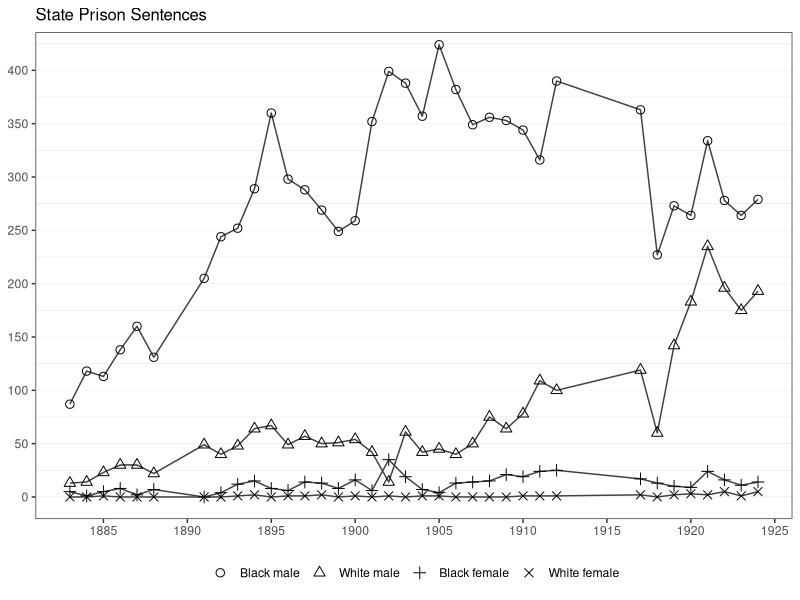
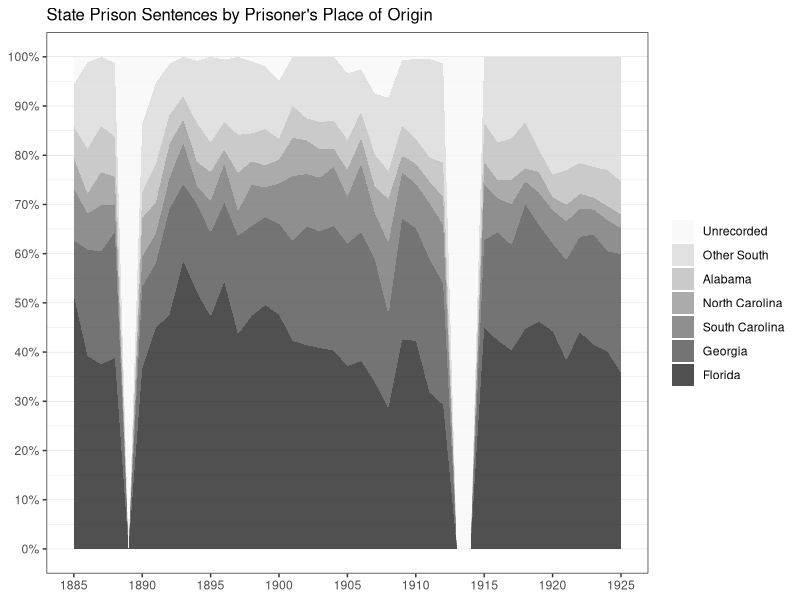

Recreate these plots in R, in order.

#
##
### visualize state prisoner demographics
##
#

## load packages ====

library(tidyverse)
library(gridExtra)

## load data ====

penal_data <- read_csv("data/prisoner_char.csv")

# state prison sentences by race and gender, 1883-1925 ====

sentencing_plot <- penal_data %>%
  gather(key = rage, value = prisoners, -year) %>%
  mutate(rage = 
          factor(rage, ordered = TRUE, 
          levels = c("black_male", "white_male", "black_female", "white_female"))
         ) %>%
  filter(year > 1882 & year < 1925) %>%
  na.omit() %>%
 ggplot( aes(year, prisoners, group = rage)) +
  geom_line( aes(year, prisoners, colour=rage), 
            lwd = .5,
            show.legend = FALSE,
            stat="identity") +
  geom_point(aes(year, prisoners, shape = rage),
             col = "black",
             size = 2.5) +
  scale_x_continuous(breaks = seq(1885, 1925, 5), 
                     labels=seq(1885, 1925, 5),
                     name = NULL) +
  scale_y_continuous(breaks = seq(0, 500, 50),
    name = NULL) +
  ggtitle("State Prison Sentences") +
  theme_bw() +
  theme(axis.title = element_text(size=11),
        panel.grid.major.x = element_blank(), 
        panel.grid.minor.x  = element_blank(),
        panel.grid.major.y = element_line( size=.05, color="grey" ),
        plot.title = element_text(size=12), 
        plot.caption = element_text(size = 8, hjust=0.5),
        legend.position = "bottom",
        legend.title = element_blank()) +
  coord_cartesian(ylim = c(0, 415))  +
  scale_shape_manual(breaks = c("black_male", "white_male", 
                                "black_female", "white_female"),
                     labels = c("Black male", "White male",
                                "Black female", "White female"),
                     values = 1:4) +
  scale_color_manual(values = rep("gray25", 4)) 
  
ggsave("figures/figure1-sentences-by-race-gender.png", 
       sentencing_plot,
       width = 7.5, 
       height = 6, 
       dpi = 650)

# sentences by prisoner place of origin ====

origins <- dplyr::select(penal_data,
              year, florida, alabama, georgia, northcarolina, southcarolina,
              other_south, other_regioncountry, not_given) %>%
  mutate(other = other_south + other_regioncountry) %>%
  dplyr::select(-c(other_regioncountry, other_south))

year.col <- which(names(origins)=="year")
total_sents <- rowSums(origins[, -year.col], na.rm=T)
origins[, -year.col] <- purrr::map_df(origins[,-year.col], function(x){
  x/total_sents
} )

place_plot <- origins %>%
  tidyr::gather(key = origin, value = sentences, -year) %>%
  mutate(origin = factor(origin, ordered = TRUE,
                         levels = c("florida",
                                    "georgia",
                                    "southcarolina",
                                    "northcarolina",
                                    "alabama",
                                    "other",
                                    "not_given"))) %>%
  ggplot() +
  geom_area(aes(year, sentences, fill = origin),
            stat="identity",
            alpha = .8,
            position = position_stack(reverse = T)) + 
  scale_x_continuous(breaks = seq(1885, 1925, 5),
                     lim = c(1885, 1925)) +
  scale_y_continuous(breaks = seq(0, 100, .1),
    labels = scales::percent,
    name = NULL) +
  guides(fill = guide_legend(reverse=TRUE)) +
  labs(x=NULL, 
       y = NULL, 
       title = "State Prison Sentences by Prisoner's Place of Origin") +
  theme(axis.ticks.y = element_blank(), 
        axis.ticks.x=element_blank()) +
  theme_bw() +
  theme(panel.grid.major.x = element_blank(), 
        panel.grid.minor.x  = element_blank(),
        panel.grid.major.y = element_line( size=.1, color="grey" )) +
  scale_fill_brewer(labels=c("Florida", 
                             "Georgia", 
                             "South Carolina",
                             "North Carolina",
                             "Alabama", 
                             "Other South",
                             "Unrecorded"),
                    palette = "Greys", #"Paired",
                    direction = -1,
                    name = NULL) +
  theme(plot.title = element_text(size=12))

ggsave("figures/figure3-origins.png", 
       place_plot,
       width = 8.25, 
       height = 5.5, 
       dpi = 650)


# pardons by race ====

# calculate pardon rates
penal_data <- penal_data %>% 
  dplyr::filter(year > 1890) %>%
  mutate(p.rate = pardons / total_sentences,
         p.rate.w = pardons_white / (white_male + white_female),
         p.rate.b = pardons_black / (black_male + black_female) ) 

# summary pardon rates by race. 
white.rate = sum(penal_data$pardons_white,na.rm=T) / (sum(penal_data$white_male,na.rm=T) +
                                                        sum(penal_data$white_female,na.rm=T))
black.rate = sum(penal_data$pardons_black,na.rm=T) / (sum(penal_data$black_male,na.rm=T) +
                                                        sum(penal_data$black_female,na.rm=T))
# Pardon rate for whites is more than double that of blacks.
white.rate/black.rate

# number of pardons
plot_raw <- penal_data %>% 
  dplyr::select(year, pardons, pardons_white, pardons_black) %>%
  tidyr::gather(key=race, value=pardons, -year) %>%
  arrange(year) %>%
  mutate(race = factor(race, ordered = TRUE,
                       levels = c("pardons", "pardons_white", "pardons_black"))) %>%
  ggplot(aes(x = year, y = pardons, col = race)) +
  geom_line(lwd=1.25) +
  scale_x_continuous(breaks = seq(1890, 1930, 5),
                     lim =c(1890, 1925)) +
  scale_y_continuous(breaks = seq(0, 175, 25)) +
  labs(y = NULL, legend = "", x = NULL) + 
  scale_color_manual(breaks = c("pardons", "pardons_white", "pardons_black"),
                     values = c('#33a02c', '#1f78b4', '#a6cee3'),
                     labels = c("Total", "White", "Black"),
                     name = NULL) +
  ggtitle("Pardons") +
  theme_bw() + 
  theme(axis.title = element_text(size=10),
        panel.grid.major.x = element_blank(), 
        panel.grid.minor.x  = element_blank(),
        panel.grid.major.y = element_line( size=.05, color="grey" ),
        plot.title = element_text(size=11.5), 
        plot.caption = element_text(size = 8, hjust=0.5)) +
  theme(legend.position = "bottom") +
  coord_cartesian(ylim = c(0, 130)) 

# pardon rate
plot_rate <- penal_data %>% 
  dplyr::select(year, p.rate, p.rate.w, p.rate.b) %>%
  tidyr::gather(key=race, value=pardons, -year) %>%
  arrange(year) %>%
  mutate(race = factor(race, ordered = TRUE,
                       levels = c("p.rate", "p.rate.w", "p.rate.b"))) %>%
  ggplot(aes(x = year, y = pardons, col = race)) +
  # geom_line(lwd=.5, alpha = .5) +
  scale_x_continuous(breaks = seq(1890, 1930, 5),
                     lim =c(1890, 1925)) +
  scale_y_continuous(breaks = seq(0, 3, .1), 
                     labels= seq(0, 3, .1),
                     lim = c(0, 100)) +
  labs(y = NULL, legend = "", x = NULL) + 
  scale_color_manual(breaks = c("p.rate", "p.rate.w", "p.rate.b"),
                     values = c('#33a02c', '#1f78b4', '#a6cee3'),
                     labels = c("Total", "White", "Black"),
                     name = NULL) +
  ggtitle("Smoothed pardon rates") +
  theme_bw() + 
  theme(axis.title = element_text(size=10),
        panel.grid.major.x = element_blank(), 
        panel.grid.minor.x  = element_blank(),
        panel.grid.major.y = element_line( size=.05, color="grey" ),
        plot.title = element_text(size=11.5), 
        plot.caption = element_text(size = 8, hjust=0.5)) +
  theme(legend.position = "bottom") +
  stat_smooth( # smooth using cubic natural spline as the basis function
    method="lm", se=TRUE, fill=NA,
    formula=y ~ splines::ns(x, 3)) +
  coord_cartesian(ylim = c(0, .5)) 

pardon_plots <- gridExtra::arrangeGrob(plot_raw, plot_rate, ncol = 2)
ggsave("figures/pardons.png", 
       pardon_plots,
       width = 10, height = 6, dpi = 650)
